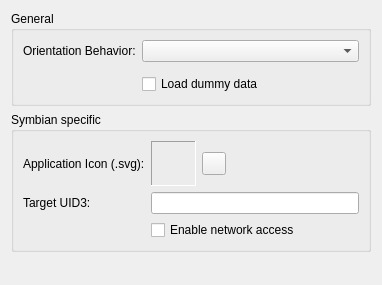
<?xml version="1.0" encoding="UTF-8"?>
<ui version="4.0">
 <class>QmlStandaloneAppWizardOptionPage</class>
 <widget class="QWizardPage" name="QmlStandaloneAppWizardOptionPage">
  <property name="geometry">
   <rect>
    <x>0</x>
    <y>0</y>
    <width>382</width>
    <height>285</height>
   </rect>
  </property>
  <property name="windowTitle">
   <string>WizardPage</string>
  </property>
  <layout class="QVBoxLayout" name="verticalLayout">
   <item>
    <widget class="QGroupBox" name="groupBox_2">
     <property name="title">
      <string>General</string>
     </property>
     <layout class="QGridLayout" name="gridLayout_2">
      <property name="verticalSpacing">
       <number>12</number>
      </property>
      <item row="0" column="0">
       <widget class="QLabel" name="orientationBehaviorLabel">
        <property name="sizePolicy">
         <sizepolicy hsizetype="Maximum" vsizetype="Preferred">
          <horstretch>0</horstretch>
          <verstretch>0</verstretch>
         </sizepolicy>
        </property>
        <property name="text">
         <string>Orientation Behavior:</string>
        </property>
        <property name="buddy">
         <cstring>orientationBehaviorComboBox</cstring>
        </property>
       </widget>
      </item>
      <item row="0" column="1">
       <widget class="QComboBox" name="orientationBehaviorComboBox"/>
      </item>
      <item row="1" column="1">
       <widget class="QCheckBox" name="loadDummyDataCheckBox">
        <property name="text">
         <string>Load dummy data</string>
        </property>
       </widget>
      </item>
     </layout>
    </widget>
   </item>
   <item>
    <widget class="QGroupBox" name="groupBox">
     <property name="title">
      <string>Symbian specific</string>
     </property>
     <layout class="QGridLayout" name="gridLayout">
      <item row="0" column="0">
       <widget class="QLabel" name="symbianAppIconLabel">
        <property name="sizePolicy">
         <sizepolicy hsizetype="Maximum" vsizetype="Preferred">
          <horstretch>0</horstretch>
          <verstretch>0</verstretch>
         </sizepolicy>
        </property>
        <property name="text">
         <string>Application Icon (.svg):</string>
        </property>
        <property name="buddy">
         <cstring>symbianAppIconLoadToolButton</cstring>
        </property>
       </widget>
      </item>
      <item row="1" column="0">
       <widget class="QLabel" name="symbianTargetUid3Label">
        <property name="sizePolicy">
         <sizepolicy hsizetype="Maximum" vsizetype="Preferred">
          <horstretch>0</horstretch>
          <verstretch>0</verstretch>
         </sizepolicy>
        </property>
        <property name="text">
         <string>Target UID3:</string>
        </property>
        <property name="buddy">
         <cstring>symbianTargetUid3LineEdit</cstring>
        </property>
       </widget>
      </item>
      <item row="1" column="1" colspan="3">
       <widget class="QLineEdit" name="symbianTargetUid3LineEdit"/>
      </item>
      <item row="2" column="1" colspan="3">
       <widget class="QCheckBox" name="symbianEnableNetworkChackBox">
        <property name="text">
         <string>Enable network access</string>
        </property>
       </widget>
      </item>
      <item row="0" column="1">
       <widget class="QLabel" name="symbianAppIconPreview">
        <property name="minimumSize">
         <size>
          <width>45</width>
          <height>45</height>
         </size>
        </property>
        <property name="maximumSize">
         <size>
          <width>45</width>
          <height>45</height>
         </size>
        </property>
        <property name="frameShape">
         <enum>QFrame::Panel</enum>
        </property>
        <property name="frameShadow">
         <enum>QFrame::Sunken</enum>
        </property>
       </widget>
      </item>
      <item row="0" column="2">
       <widget class="QToolButton" name="symbianAppIconLoadToolButton">
        <property name="text">
         <string/>
        </property>
       </widget>
      </item>
     </layout>
    </widget>
   </item>
   <item>
    <spacer name="verticalSpacer">
     <property name="orientation">
      <enum>Qt::Vertical</enum>
     </property>
     <property name="sizeHint" stdset="0">
      <size>
       <width>20</width>
       <height>40</height>
      </size>
     </property>
    </spacer>
   </item>
  </layout>
 </widget>
 <resources/>
 <connections/>
</ui>
